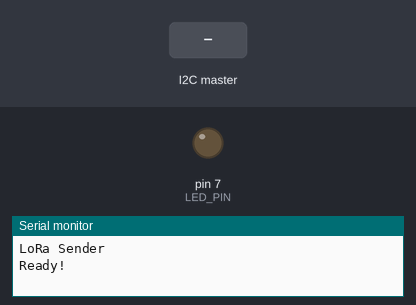
A sketch run on a simulated Arduino Pro Mini, built with avr-gcc and run on an emulated ATmega328P. Shown: output pins drawn as LEDs (lit = HIGH), the last lines printed to the serial monitor. The test bench sets the inputs (shaded band). No radio packets arrive unless stated.

Above: at 1.2 s.
1.3 s: the I2C master sends the byte 1
At 1.8 s:
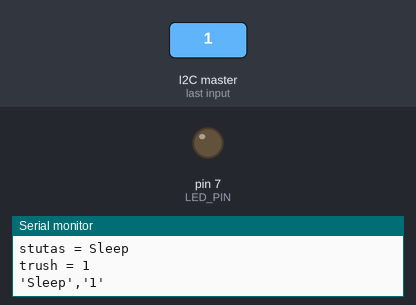
2.8 s: the I2C master sends the byte 90
At 4.1 s:
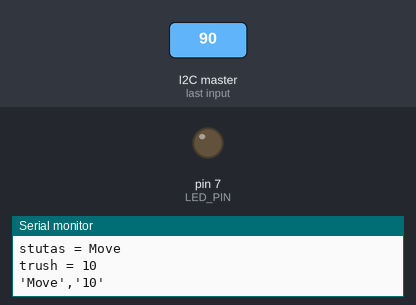
Timing chart, 0 to 5.8 s (numbered marks = the images above; inputs shaded):
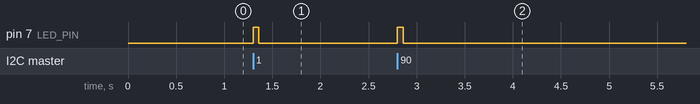

Measured:
- after the input at 1.3 s, pin 7 (LED_PIN): LOW → HIGH at once, → LOW 0.06 s later
- after the input at 2.8 s, pin 7 (LED_PIN): LOW → HIGH at once, → LOW 0.06 s later

The sketch:

arduino-pro-mini.ino
```cpp
#include <SPI.h>
#include <LoRa.h>
#include <Wire.h>
#define SLAVE_ADDRESS 0x04    // 設定Arduino開發板I2C的位址
#define LED_PIN 7
int status = 0;

void setup() {
  Serial.begin(250000);   // Serial通訊埠通訊設為9600速率
  pinMode(LED_PIN, OUTPUT);
  Wire.begin(SLAVE_ADDRESS);  // 初始化Arduino的I2C位址
  Wire.onReceive(receiveData); //I2C訊號接收時，啟用函式
  Wire.onRequest(sendData);  //主機要求讀取時，啟用函式

  Serial.println("LoRa Sender");
  LoRa.setPins(10, 9, 8);// set NSS, reset, DIO0 pin
  if (!LoRa.begin(433E6)) {
    Serial.println("Starting LoRa failed!");
    while (1);
  }
  Serial.println("\n\nReady!");
}

void loop() {

}

void receiveData(int byteCount){
  digitalWrite(LED_PIN, HIGH);
  while(Wire.available()){
    int msg = Wire.read();
    String str = "'";
    Serial.print("msg = ");
    Serial.println(msg);
    Serial.print("stutas = ");
    switch ((msg & 0b110000) >> 4) {
      case 0:
        Serial.println("Sleep");
        str += "Sleep";
        break;
      case 1:
        Serial.println("Move");
        str += "Move";
        break;
      case 2:
        Serial.println("Grip");
        str += "Grip";
        break;
      default:
        Serial.println("other");
        str += "other";
        break;
    }
    str += "','";
    Serial.print("trush = ");
    Serial.println(msg & 0b1111);
    str += msg & 0b1111;
    str += "'";

    LoRa.beginPacket();
    LoRa.print(str);
    Serial.println(str);
    LoRa.endPacket();
  }
  digitalWrite(LED_PIN, LOW);
}

void sendData(){
  Wire.write(status);
}
```
